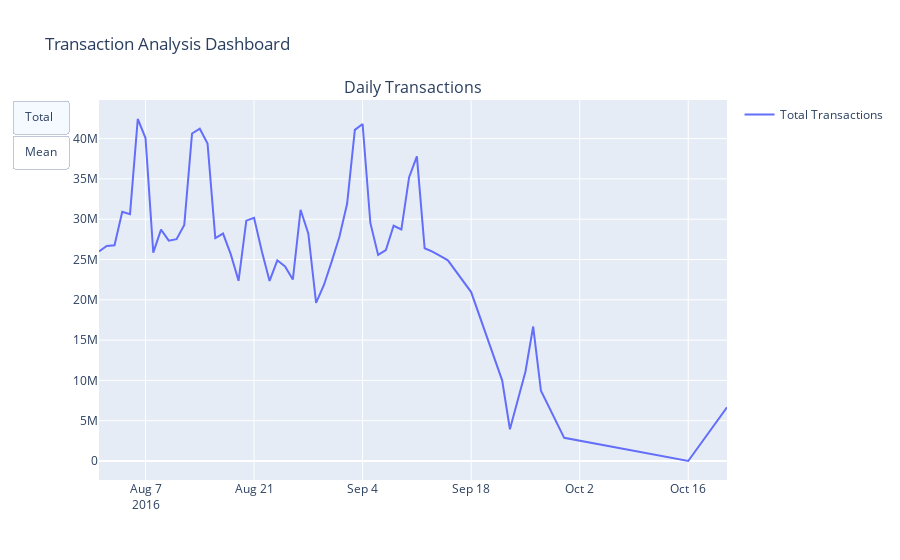

Notebook code cell kept with this figure:
### Code cell
from plotly.subplots import make_subplots
import plotly.graph_objects as go

fig = make_subplots(rows=1, cols=1, shared_xaxes=True, subplot_titles=['Daily Transactions'])

# Initial data for total transactions
fig.add_trace(go.Scatter(x=daily_totals['TransactionDate'], y=daily_totals['TransactionAmount (INR)'],
                         mode='lines', name='Total Transactions'))

# Update menu for dynamic switch between total and mean transactions
updatemenu = []
buttons = [
    dict(label='Total',
         method='update',
         args=[{'y': [daily_totals['TransactionAmount (INR)']]}, {'title': 'Daily Total Transactions'}]),
    dict(label='Mean',
         method='update',
         args=[{'y': [daily_means['TransactionAmount (INR)']]}, {'title': 'Daily Mean Transactions'}]),
]

updatemenu.append(dict(type='buttons', showactive=True, buttons=buttons))

fig.update_layout(showlegend=True, title_text='Transaction Analysis Dashboard', updatemenus=updatemenu)

fig.show()
